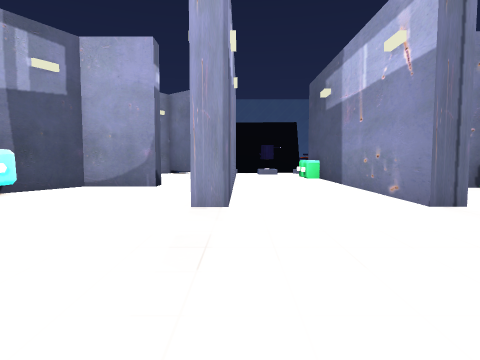
View 1 (above)

20 first-person views from a walk through a scene from a Unity 3-D project. The camera is 1.3 m above the floor, tilts 4° down and sees 75° across. The floor is counted in squares, 2 m on a side. Each view is taken from the middle of a square. On the plan, view 1 faces up. The plan holds only what a view shows up to about 10 squares ahead; the rest is blank. The place goes on beyond the plan. The player character is not drawn. Some animated figures are left out. Some surface patterns are stand-ins.

View 2
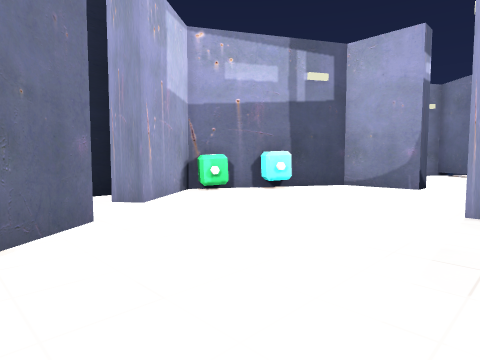

View 3
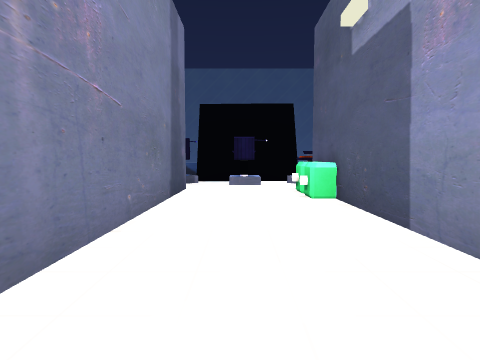

View 4
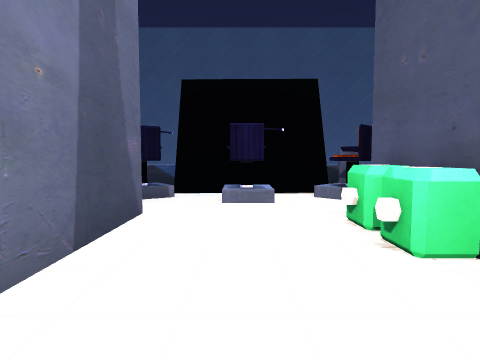

View 5
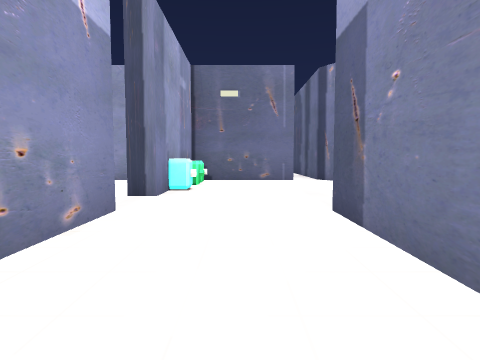

View 6
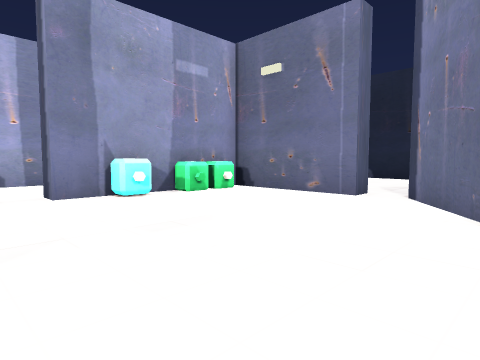

View 7
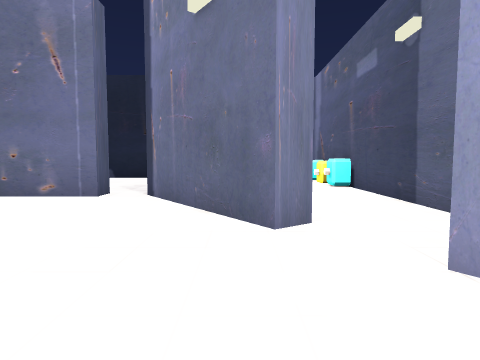

View 8
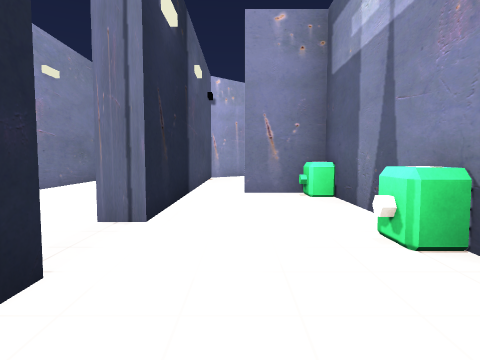

View 9
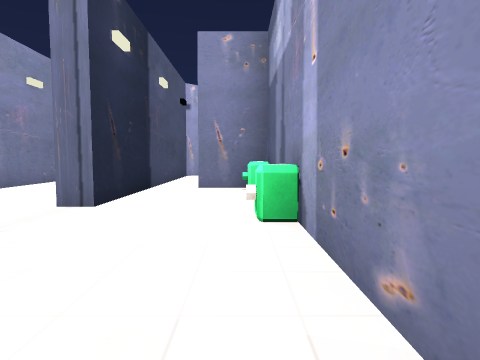

View 10
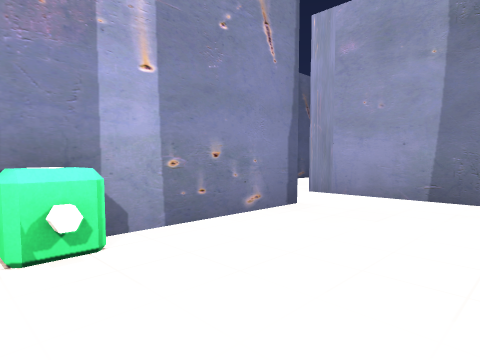

View 11
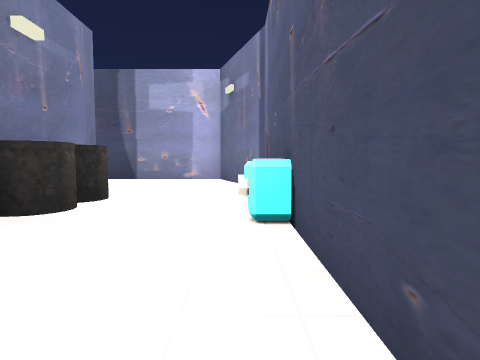

View 12
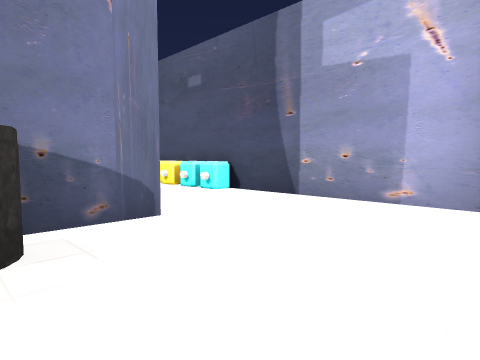

View 13
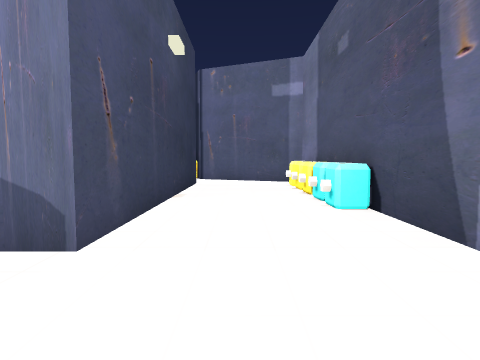

View 14
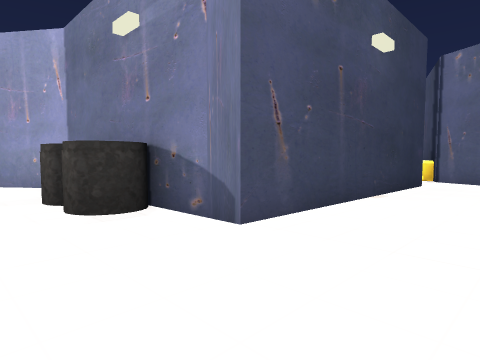

View 15
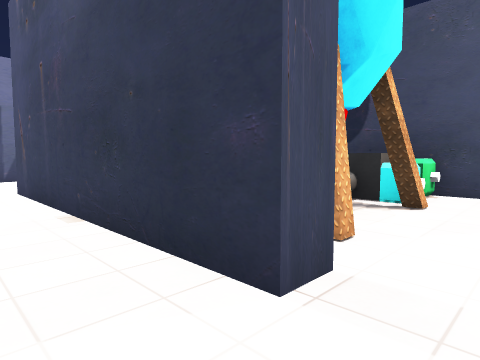

View 16
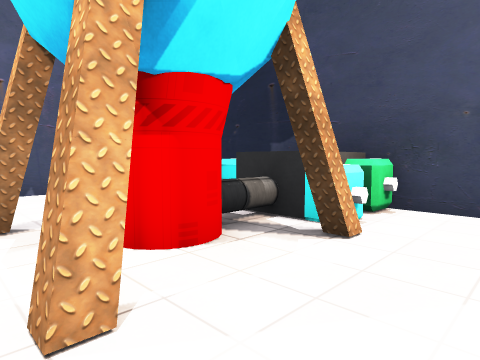

View 17
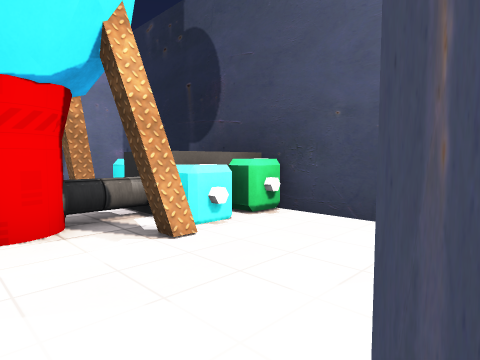

View 18
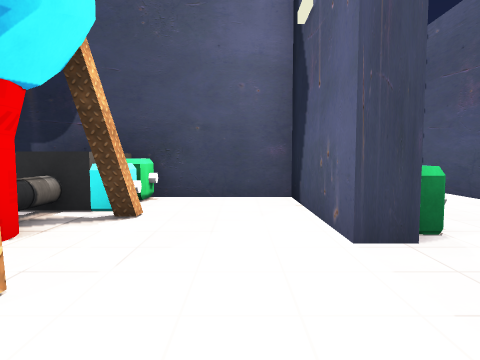

View 19
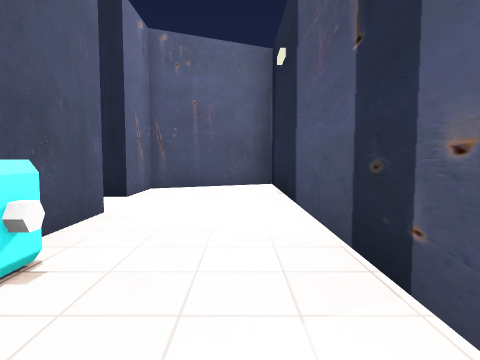

View 20
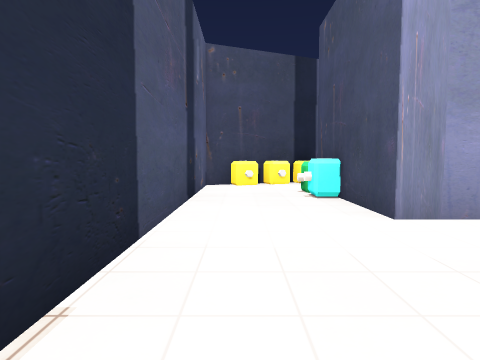

### Floor plan
Ten units are one square. View 1 is at (0, 0); x grows to the right and y downward. Boxes are objects, and circles mark ways between rooms. Rooms are numbered by the first view taken in them; rooms with no view inside come last. Other rooms are left out.
<svg viewBox="-60 -151 153 253">
<path fill="none" stroke="#000" d="M-19 -72 -36 -72 -54 -40 -41 -23 -46 -19M25 -42 25 -118M-33 -12 -14 15M-55 -24 -55 -19M25 4 25 -27M-2 -118 -2 -42 -8 -42M-6 19 -6 13 15 13M33 -140 29 -141M27 -138 6 -138M-2 -146 -10 -146M56 -2 56 -24M30 -27 30 -22M36 13 55 13M25 -27 30 -27M56 -24 56 -69 40 -69M30 -108 30 -42 25 -42M-22 12 -29 2M38 57 34 57M41 62 41 69 -19 69 -19 50M-37 -9 -33 -12M-55 -4 -55 66 -44 97 45 97 57 68M25 14 25 4M38 52 38 57M59 47 59 18 35 18M55 13 64 13 64 47 59 47M88 56 88 -29 61 -17 61 -2 56 -2M57 68 67 64"/>
<rect x="-55" y="-45" width="10" height="10" fill="#bbb"><title>other object</title></rect>
<rect x="-45" y="-55" width="10" height="10" fill="#bbb"><title>other object</title></rect>
<rect x="-15" y="-135" width="20" height="10" fill="#bbb"><title>chair</title></rect>
<rect x="5" y="-135" width="10" height="10" fill="#bbb"><title>chair</title></rect>
<rect x="15" y="-5" width="10" height="10" fill="#bbb"><title>other object</title></rect>
<rect x="15" y="-15" width="10" height="10" fill="#bbb"><title>other object</title></rect>
<rect x="15" y="-105" width="10" height="10" fill="#bbb"><title>other object</title></rect>
<rect x="15" y="-115" width="10" height="10" fill="#bbb"><title>other object</title></rect>
<rect x="25" y="-135" width="10" height="10" fill="#bbb"><title>chair</title></rect>
<rect x="45" y="-35" width="10" height="10" fill="#bbb"><title>other object</title></rect>
<rect x="45" y="-65" width="10" height="10" fill="#bbb"><title>other object</title></rect>
<rect x="-55" y="55" width="10" height="10" fill="#bbb"><title>other object</title></rect>
<rect x="-55" y="35" width="10" height="10" fill="#bbb"><title>other object</title></rect>
<rect x="-55" y="25" width="10" height="10" fill="#bbb"><title>other object</title></rect>
<rect x="-25" y="35" width="10" height="10" fill="#bbb"><title>other object</title></rect>
<rect x="-5" y="85" width="10" height="10" fill="#bbb"><title>other object</title></rect>
<rect x="5" y="85" width="10" height="10" fill="#bbb"><title>other object</title></rect>
<rect x="15" y="85" width="10" height="10" fill="#bbb"><title>other object</title></rect>
<rect x="25" y="85" width="10" height="10" fill="#bbb"><title>other object</title></rect>
<rect x="15" y="15" width="20" height="20" fill="#bbb"><title>block</title></rect>
<rect x="15" y="5" width="10" height="10" fill="#bbb"><title>other object</title></rect>
<rect x="25" y="25" width="10" height="20" fill="#bbb"><title>pipe</title></rect>
<rect x="55" y="55" width="10" height="10" fill="#bbb"><title>other object</title></rect>
<rect x="65" y="55" width="10" height="10" fill="#bbb"><title>other object</title></rect>
<rect x="65" y="35" width="10" height="10" fill="#bbb"><title>other object</title></rect>
<rect x="65" y="25" width="10" height="10" fill="#bbb"><title>other object</title></rect>
<rect x="75" y="55" width="10" height="10" fill="#bbb"><title>other object</title></rect>
<circle cx="30" cy="-35" r="3" fill="#2a7"/>
<circle cx="-40" cy="-20" r="3" fill="#2a7"/>
<circle cx="45" cy="-15" r="3" fill="#2a7"/>
<circle cx="60" cy="0" r="3" fill="#2a7"/>
<circle cx="50" cy="60" r="3" fill="#2a7"/>
<circle cx="60" cy="55" r="3" fill="#2a7"/>
<text x="-10" y="-50">1</text>
<text x="40" y="-10">2</text>
<text x="40" y="-40">3</text>
<text x="-20" y="60">4</text>
<text x="40" y="30">5</text>
<text x="70" y="20">6</text>
</svg>
Room 1 opens to room 3. Room 1 opens to room 4. Room 2 opens to room 3. Room 2 opens to room 6. Room 4 opens to room 5. Room 5 opens to room 6.

Where each view was taken, in squares from view 1:
view 1: 0 up, 0 right, facing up
view 2: 0 up, 0 right, facing up-left
view 3: 5 up, 1 right, facing up
view 4: 8 up, 1 right, facing up
view 5: 8 up, 1 right, facing down
view 6: 4 up, 3 left, facing down-right
view 7: 4 up, 3 left, facing down
view 8: 1 up, 4 right, facing up
view 9: 0 up, 5 right, facing up
view 10: 4 up, 3 right, facing down-right
view 11: 0 up, 5 left, facing down
view 12: 5 down, 5 left, facing down-right
view 13: 8 down, 4 left, facing right
view 14: 9 down, 4 left, facing up-right
view 15: 8 down, 5 right, facing up-left
view 16: 6 down, 5 right, facing up-left
view 17: 5 down, 6 right, facing up-left
view 18: 7 down, 5 right, facing up
view 19: 5 down, 8 right, facing up
view 20: 2 up, 8 right, facing down
